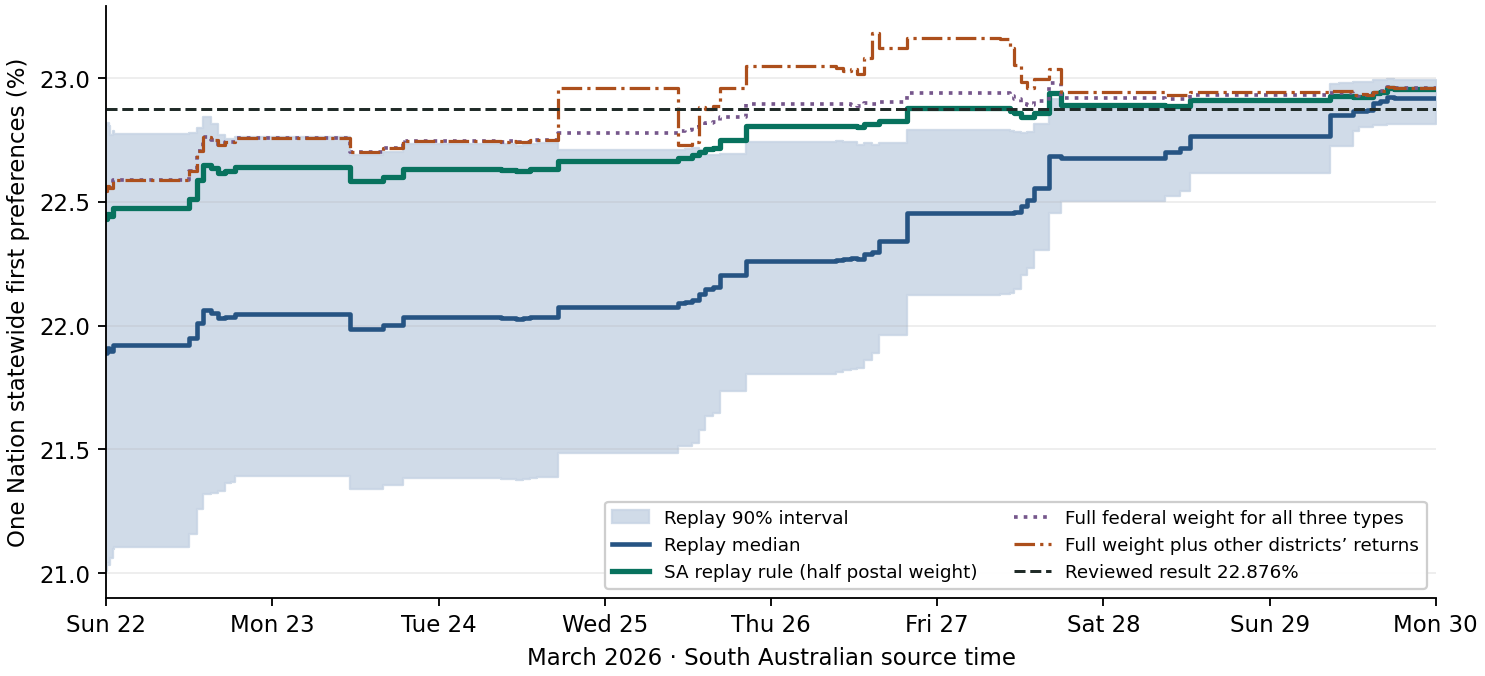

This chart was generated by the following Python code:
"""Check what the completed SA replay could have inferred about One Nation's late votes.

Read the numerical forecast and its accepted, per-location vote accounts at
each source time. Change only the allocation of outstanding postal and absent
votes in a retrospective calculation. The reviewed state result enters the
score and the account of the eventual miss, never the alternative predictions.
"""
import argparse
from datetime import datetime, timedelta
import gzip
import json
from pathlib import Path

import numpy as np
import pandas as pd
from scipy.optimize import brentq
from scipy.special import expit, logit

from history import HERE, ROOT, MODES, REFERENCE, contrast, historical_evidence, reviewed_sa, score_transfer

DEFAULT_RUN = ROOT / 'live_runs/2026sa-1-late-movement'
PHYSICAL = ['Ordinary', 'Early centre']
FIELDS = ['counted', 'counted_on', 'projected', 'projected_on']


def read_packages(run):
    """Use the last issued numerical package for a repeated commission time."""
    by_time = {}
    for path in sorted((run/'packages').glob('f*/numerical.json')):
        package = json.loads(path.read_bytes())
        report = package['report']
        party, = [i for i, name in report['partyAbbr'] if name in ('ON','ONP')]
        bands = dict(zip(report['voteTotalThresholds'], dict(report['fpFrequencies'])[party]))
        time = datetime.fromisoformat(package['source_time'])
        by_time[time] = dict(time=time, package=path.parent.name, party=str(party),
                             revision=package['input_revision'], low=bands[5], median=bands[50], high=bands[95])
    return list(sorted(by_time.values(), key=lambda x: x['time']))


def accepted_accounts(run, package):
    """Keep each district and voting population separate, including explicit zero accounts.

    The archived per-booth evidence carries the numerical model's accepted
    ballots and projected final ballots. Summing all candidates includes
    small parties and independents in the formal denominator. SA mobile teams
    and physical early centres have the ordinary feed label.
    """
    with gzip.open(run/'packages'/package['package']/'evidence.json.gz', 'rt', encoding='utf-8') as f:
        evidence = json.load(f)
    rows = []
    for b in evidence['booths'].values():
        mode = b['vote_type']
        if mode == 'Ordinary':
            if b['booth_type'] == 'PPVC':
                mode = 'Early centre'
            elif b['name'].endswith(' Mobile'):
                mode = 'Mobile'
        counts, estimate = b['fp_votes_current'], b['fp_votes_projected']
        party = package['party']
        rows.append((b['seat_name'], mode, sum(counts.values()), counts.get(party, 0),
                     sum(estimate.values()), estimate.get(party, 0)))
    frame = pd.DataFrame(rows, columns=['seat','mode',*FIELDS]).groupby(['seat','mode']).sum()
    if frame.index.get_level_values('seat').nunique() != 47:
        raise ValueError('Incomplete district accounts at '+package['package'])
    # Whole counts can have a small decimal rounding error in the archived
    # projection. A material negative remainder would invalidate the comparison.
    if (frame.projected+0.1 < frame.counted).any() or (frame.projected_on+0.1 < frame.counted_on).any():
        raise ValueError('Projected ballots below accepted ballots at '+package['package'])
    return frame


def category_inputs(accounts, prior, transfer_errors):
    """Prepare predictions using only this snapshot, federal results and earlier elections.

    Federal ordinary includes home-division early centres. Use the estimated
    combined home-district polling-day and early result in each state seat as
    its comparable reference. The prior predicts category differences on
    log odds, so it transfers relative support when the party is at 22% here
    and was near 6% federally. The raw federal percentage is never a baseline.
    """
    in_person = accounts.reset_index().query('mode in @PHYSICAL').groupby('seat')[FIELDS].sum()
    # For this one-party comparison, half a ballot each for One Nation and
    # all other candidates combined prevents infinite odds at zero or 100%.
    in_person_share = (in_person.projected_on + .5) / (in_person.projected + 1)
    base = logit(in_person_share).to_numpy()[:, None]

    def matrix(field):
        return accounts[field].unstack('mode').loc[in_person.index, list(MODES)].to_numpy()

    counted, on, projected, projected_on = [matrix(field) for field in FIELDS]
    remaining = np.maximum(0, projected - counted)
    measured = (on + .5) / (counted + 1)
    # Use the replay's own-category vote weights. Early absent (PrePoll) can
    # arrive in geographically distinct batches, so its local count gains
    # weight more slowly. Accepted ballots never enter the outstanding pool.
    weight = np.divide(counted, projected, out=np.zeros_like(projected), where=projected > 0).clip(0, 1)
    early = MODES.index('PrePoll')
    weight[:, early] = counted[:, early] / (counted[:, early] + 4 * remaining[:, early] + 300)

    # A peer district's evidence is its category share relative to *its own*
    # in-person level. Each target excludes its own category from the pooled
    # comparison, then uses its own observed share once via the local weight.
    # Between-division dispersion in 2025 SA and count noise limit a large
    # early district's influence. Historical state-level change sets the
    # uncertainty in the prior mean. These are working transfer assumptions.
    variance = prior.dispersion.to_numpy()**2 + 1 / (on + .5) + 1 / (counted - on + .5)
    precision = np.where(counted > 0, 1/variance, 0)
    prior_precision = 1 / np.mean(transfer_errors**2, axis=0)
    peer_precision = precision.sum(axis=0) - precision
    data = precision * (logit(measured) - base)
    total_precision = prior_precision + peer_precision
    prior_weight = prior_precision / total_precision
    peer_shift = (data.sum(axis=0) - data) / total_precision
    return dict(
        seats=in_person.index, base=base, counted=counted, on=on, remaining=remaining,
        home_reported=(in_person.counted.to_numpy() > 0)[:, None],
        replay_remaining=projected_on - on, measured=measured, local_weight=weight,
        federal=prior['shift'].to_numpy(), two_elections=prior.two_election_shift.to_numpy(),
        prior_weight=prior_weight, peers=peer_shift,
    )


def predict(inputs, offset):
    """Return expected outstanding One Nation ballots per district and category."""
    local_weight = inputs['local_weight']
    expected_share = expit(inputs['base'] + offset)
    share = (1 - local_weight) * expected_share + local_weight * inputs['measured']
    return inputs['remaining'] * share


def alternatives(accounts, inputs, snapshot, errors, configured_shifts):
    """Move the published median by the calculated change in statewide share.

    All other services and turnout sizes keep their archived estimates. This
    is an arithmetic sensitivity of the saved forecast. It cannot reconstruct
    the simulator's joint draws or a newly fitted prediction interval.
    """
    statewide_formal = accounts.projected.sum()

    def median(offset):
        extra_votes = (predict(inputs, offset) - inputs['replay_remaining']).sum()
        return snapshot['median'] + 100 * extra_votes / statewide_formal

    federal = inputs['federal']
    updated = inputs['prior_weight'] * federal + inputs['peers']
    result = dict(
        neutral=median(0), half_federal=median(federal * .5), federal=median(federal),
        two_elections=median(inputs['two_elections']), peers=median(updated),
    )
    # Apply the checked-in policy to these saved booth accounts. A district
    # still awaiting all in-person results retains the original projection.
    # As with the other medians, this measures the change in the booth sums
    # on the published scale. A full simulation also integrates seat priors.
    change = predict(inputs, configured_shifts) - inputs['replay_remaining']
    result['configured'] = snapshot['median'] + 100 * np.where(inputs['home_reported'], change, 0).sum() / statewide_formal
    # One historical state/election supplies all three perturbations across
    # all 47 districts. Symmetrising them represents uncertainty in either
    # direction; combining their separate squared effects instead measures
    # what independent categories would imply. Earlier reports remain fixed,
    # and current peers attenuate uncertainty in the historical prior.
    full, independent = [], []
    central_votes = predict(inputs, updated)
    for error in errors:
        for sign in (-1, 1):
            shifts = sign * error * inputs['prior_weight']
            changed_votes = predict(inputs, updated + shifts) - central_votes
            impacts = 100 * changed_votes.sum(axis=0) / statewide_formal
            full.append(impacts.sum())
            independent.append(impacts @ impacts)
    result['shared_rms_pp'] = np.sqrt(np.mean(np.square(full)))
    result['independent_modes_rms_pp'] = np.sqrt(np.mean(independent))
    return result


def reported_pattern(inputs, category_index):
    """Read what the current districts imply for this category in the rest of the count.

    Fit a common change in One Nation support relative to each reporting
    district's own in-person share. Then weight those district-specific shares
    by the replay's current estimates of where the uncounted votes are. This
    comparison uses only the count to date and allows the first districts to
    be stronger or weaker than the districts still to come. A category with
    no usable returns or no outstanding votes has no estimate from this test.
    """
    counted = inputs['counted'][:, category_index]
    on = inputs['on'][:, category_index]
    remaining = inputs['remaining'][:, category_index]
    if not 0 < on.sum() < counted.sum() or remaining.sum() <= 0:
        return np.nan
    base = inputs['base'][:, 0]
    shift = brentq(lambda d: counted @ expit(base + d) - on.sum(), -25, 25)
    return 100 * np.average(expit(base + shift), weights=remaining)


def later_district_mix(inputs, reviewed):
    """Distinguish a change in the reporting seats from a genuine change in late batches.

    Fit the counted statewide category ballots using the in-person levels
    for the districts that actually reported. Reweight that same relation to
    the districts in the eventual remaining count. Only this attribution uses
    hindsight about sizes. Revisions that cannot represent additional ballots
    are omitted from both sides and their affected seat count is reported.
    """
    results = []
    for j, mode in enumerate(MODES):
        final = reviewed.xs(mode, level='mode').reindex(inputs['seats']).fillna(0)
        current_n, current_on = inputs['counted'][:, j], inputs['on'][:, j]
        left_n = final.formal.to_numpy() - current_n
        left_on = final.on.to_numpy() - current_on
        valid = (left_n >= 0) & (left_on >= 0) & (left_on <= left_n)
        for scope, mask in [('all',valid),('already reporting',valid & (current_n>0))]:
            n, on = current_n[mask], current_on[mask]
            later, later_on = left_n[mask], left_on[mask]
            if not 0 < on.sum() < n.sum() or later.sum() <= 0:
                continue
            base = inputs['base'][mask, 0]
            shift = brentq(lambda d: n @ expit(base + d) - on.sum(), -25, 25)
            mix = 100 * np.average(expit(base + shift), weights=later)
            actual = 100 * later_on.sum() / later.sum()
            comparison = dict(
                mode=mode, scope=scope, counted_pct=100*on.sum()/n.sum(),
                later_pct=actual, later_if_same_within_seat_pattern=mix, later_residual_pp=actual-mix,
                earlier_ballots=int(n.sum()), later_ballots=int(later.sum()), invalid_seats=int((~valid).sum()),
            )
            if scope == 'already reporting':
                # Keep the exact observed category share within each reporting
                # district and weight it by that district's later ballots. The
                # residual removes changes in the mix of *these same districts*
                # without assuming they all have the same postal/absent tilt.
                from_own = 100 * np.average(on / n, weights=later)
                comparison['later_at_own_counted_pct'] = from_own
                comparison['within_reporting_district_change_pp'] = actual - from_own
            results.append(comparison)
    return results


def account_errors(accounts, reviewed, inputs):
    """Assign the gap from the booth projection to the reviewed state result.

    A missing reviewed category in a district contributes zero final ballots.
    The contribution is its party-vote error less the state's projected share
    of its formal-volume error, divided by all reviewed state formal ballots.
    The signed contributions add exactly to the statewide arithmetic gap.
    """
    joined = accounts.join(reviewed, how='outer').fillna(0)
    total = joined.formal.sum()
    centre = joined.projected_on.sum()/joined.projected.sum()
    joined['contribution_pp'] = 100*((joined.on-joined.projected_on)-centre*(joined.formal-joined.projected))/total
    grouped = joined.groupby(level='mode').sum()
    grouped['estimated_left'] = grouped.projected-grouped.counted
    grouped['actual_net_left'] = grouped.formal-grouped.counted
    grouped['expected_left_pct'] = 100*(grouped.projected_on-grouped.counted_on)/grouped.estimated_left.where(grouped.estimated_left>1)
    grouped['actual_net_left_pct'] = 100*(grouped.on-grouped.counted_on)/grouped.actual_net_left.where(grouped.actual_net_left>0)
    # The oracle changes *only* future ballot quantities in the three large
    # modes, using the replay's estimates for their remaining composition.
    # Keep negative revisions and units with no projected remainder separate
    # from this diagnostic: they do not have an estimated future share.
    core = joined.loc[joined.index.get_level_values('mode').isin(MODES)].copy()
    remaining = core.projected-core.counted
    keep = (remaining>1) & (core.formal>=core.counted)
    projected_share = ((core.projected_on-core.counted_on)/remaining.where(keep)).fillna(centre)
    volume = (core.formal-core.projected).where(keep,0)
    oracle = 100*((joined.projected_on.sum()+(volume*projected_share).sum())/(joined.projected.sum()+volume.sum())-centre)
    for i, mode in enumerate(MODES):
        count = inputs['counted'][:,i]
        grouped.loc[mode,'reporting_districts'] = (count>0).sum()
        if count.sum():
            grouped.loc[mode,'observed_pct'] = 100*inputs['on'][:,i].sum()/count.sum()
            grouped.loc[mode,'reporters_in_person_pct'] = 100*np.average(expit(inputs['base'][:,0]),weights=count)
            grouped.loc[mode,'remaining_from_reporting_pattern_pct'] = reported_pattern(inputs, i)
    if not np.isclose(grouped.contribution_pp.sum(),100*(joined.on.sum()/total-centre),atol=1e-8):
        raise ValueError('The statewide error account does not reconcile.')
    return grouped.reset_index(), oracle


def coverage(timeline, target):
    """Weight forecasts by the time for which they actually applied in the first week."""
    start = datetime(2026,3,22)
    end = start + timedelta(days=7)
    spans = (timeline.time.shift(-1).fillna(end).clip(lower=start,upper=end)-
             timeline.time.clip(lower=start,upper=end)).dt.total_seconds().clip(lower=0)/3600
    if not np.isclose(spans.sum(),168):
        raise ValueError('The full Sunday-to-Sunday week is not covered.')
    last = timeline.iloc[-1]
    accepted_share = 100 * last.counted_on / last.counted
    outside = (accepted_share > timeline.high) | (accepted_share < timeline.low)
    print(f'Last feed accepted {accepted_share:.4f}%, outside archived band for {spans[outside].sum():.2f} / 168 hours')
    for column in ('median','neutral','half_federal','federal','two_elections','peers','configured'):
        change = timeline[column]-timeline['median']
        miss = (target>timeline.high+change) | (target<timeline.low+change)
        print(f'{column:14} hours outside translated band {spans[miss].sum():6.2f} / 168, '
              f'time-weighted absolute median error {(spans*(timeline[column]-target).abs()).sum()/168:.3f} pp')


def plot(timeline, target, output):
    """Show the archived interval, the implemented rule and two comparison estimates."""
    import matplotlib
    matplotlib.use('Agg')
    import matplotlib.dates as dates
    import matplotlib.pyplot as plt
    start, end = datetime(2026,3,22), datetime(2026,3,30)
    selected = pd.concat([timeline[timeline.time<start].tail(1),timeline[(timeline.time>=start)&(timeline.time<=end)]]).copy()
    selected.iloc[0,selected.columns.get_loc('time')] = start
    selected = pd.concat([selected,selected.tail(1).assign(time=end)])
    fig, ax = plt.subplots(figsize=(9,4.1), layout='constrained')
    ax.fill_between(selected.time, selected.low, selected.high,step='post',color='#c8d5e5',alpha=.85,label='Replay 90% interval')
    ax.step(selected.time,selected['median'],where='post',color='#265483',lw=2,label='Replay median')
    ax.step(selected.time,selected.configured,where='post',color='#08725e',lw=2.3,label='SA replay rule (half postal weight)')
    ax.step(selected.time,selected.federal,where='post',color='#75568b',lw=1.6,ls=':',label='Full federal weight for all three types')
    ax.step(selected.time,selected.peers,where='post',color='#ac4f1c',lw=1.4,ls='-.',label='Full weight plus other districts’ returns')
    ax.axhline(target,color='#202b28',ls='--',lw=1.3,label=f'Reviewed result {target:.3f}%')
    ax.set_xlim(start, end)
    ax.set_ylabel('One Nation statewide first preferences (%)')
    ax.set_xlabel('March 2026 · South Australian source time')
    ax.xaxis.set_major_locator(dates.DayLocator())
    ax.xaxis.set_major_formatter(dates.DateFormatter('%a %d'))
    ax.grid(axis='y', alpha=.23)
    ax.spines[['top', 'right']].set_visible(False)
    ax.legend(fontsize=8,loc='lower right',framealpha=.95,ncol=2)
    fig.savefig(output / 'replay.png', dpi=165)
    plt.close(fig)


def audit_snapshots(run, prior, differences, reviewed, configured_shifts):
    """Produce as-of estimates at every source time and explain each day's final gap.

    Predictions receive only the original archived forecast and historical
    voting patterns. The reviewed SA outcomes are used to attribute errors
    after these predictions have been computed.
    """
    timeline, details, batch_mix = [], [], []
    packages = read_packages(run)
    last_each_day = {s['time'].date(): s['package'] for s in packages}
    for snapshot in packages:
        accounts = accepted_accounts(run, snapshot)
        inputs = category_inputs(accounts, prior, differences)
        trial = alternatives(accounts, inputs, snapshot, differences, configured_shifts)
        grouped, oracle = account_errors(accounts, reviewed, inputs)
        total = accounts[FIELDS].sum()
        timeline.append({
            **snapshot, **trial, **total.to_dict(), 'volume_oracle_change_pp': oracle,
            'booth_pct': 100 * total.projected_on / total.projected,
        })
        if snapshot['package'] == last_each_day[snapshot['time'].date()]:
            details.append(grouped.assign(time=snapshot['time'], package=snapshot['package']))
            for row in later_district_mix(inputs, reviewed):
                batch_mix.append({**row, 'time': snapshot['time']})
    return pd.DataFrame(timeline), pd.concat(details), pd.DataFrame(batch_mix)


def write_comparisons(output, timeline, daily, batch_mix):
    """Keep the replay's ballot accounts locally and publish the forecast comparisons.

    Each statewide checkpoint compares median estimates at the same time. The
    daily and batch tables compare expected and eventual shares of outstanding
    votes by voting method. Only the local audit needs the underlying counts,
    package identities and individual groups' accepted totals.
    """
    local = output / 'operator/count-history'
    local.mkdir(parents=True, exist_ok=True)
    tables = (
        ('checkpoints', timeline, 'forecast-comparisons',
         ['time', 'low', 'median', 'high', 'neutral', 'half_federal', 'federal', 'two_elections',
          'peers', 'configured', 'shared_rms_pp', 'independent_modes_rms_pp', 'volume_oracle_change_pp', 'booth_pct']),
        ('daily-accounts', daily, 'daily-comparisons',
         ['time', 'mode', 'expected_left_pct', 'actual_net_left_pct', 'contribution_pp',
          'reporters_in_person_pct', 'remaining_from_reporting_pattern_pct']),
        ('batch-mix', batch_mix, 'batch-comparisons',
         ['time', 'mode', 'scope', 'later_pct', 'later_if_same_within_seat_pattern', 'later_residual_pp',
          'later_at_own_counted_pct', 'within_reporting_district_change_pp', 'invalid_seats']),
    )
    for account_name, table, comparison_name, fields in tables:
        table.to_csv(local / (account_name + '.csv'), index=False, float_format='%.7f')
        table.to_csv(output / (comparison_name + '.csv'), columns=fields, index=False, float_format='%.7f')


def main(run, output):
    """Compare the as-of forecasts with the reviewed result and write the evidence tables and plot."""
    history, prior, differences, transfer_scores = historical_evidence()
    final = reviewed_sa()
    target = 100 * final.on.sum() / final.formal.sum()
    config = json.loads((ROOT / 'forecasts/2026sa/one-nation-declaration-prior.json').read_bytes())
    configured_shifts = np.array([
        config['federal_log_odds'][mode] * config['weights']['postal' if mode == 'Postal' else 'absent']
        for mode in MODES
    ])
    timeline, daily, batch_mix = audit_snapshots(run, prior, differences, final.set_index(['seat', 'mode']), configured_shifts)
    coverage(timeline, target)

    # The same scoring rule and denominator used for Queensland also show
    # how well the 2025 federal starting pattern transferred to SA in 2026.
    scored = final.copy()
    scored.loc[scored['mode'].isin(PHYSICAL), 'mode'] = REFERENCE
    scored = scored.groupby(['seat', 'mode'], as_index=False).sum()
    comparison = [dict(year=2026, state='SA', kind='state', mode=m, **contrast(scored, m)) for m in MODES]
    history = pd.concat([history, pd.DataFrame(comparison)], ignore_index=True)
    transfer_scores.append(score_transfer(scored, prior.reset_index(), 2026, 'SA'))

    output.mkdir(parents=True, exist_ok=True)
    write_comparisons(output, timeline, daily, batch_mix)
    tables = {'history': history, 'state-transfer': pd.DataFrame(transfer_scores)}
    for name, table in tables.items():
        table.to_csv(output / (name + '.csv'), index=False, float_format='%.7f')
    plot(timeline, target, output)


if __name__ == '__main__':
    parser = argparse.ArgumentParser(description=__doc__.splitlines()[0])
    parser.add_argument('--run',type=Path,default=DEFAULT_RUN)
    parser.add_argument('--out',type=Path,default=HERE)
    args = parser.parse_args()
    main(args.run,args.out)
